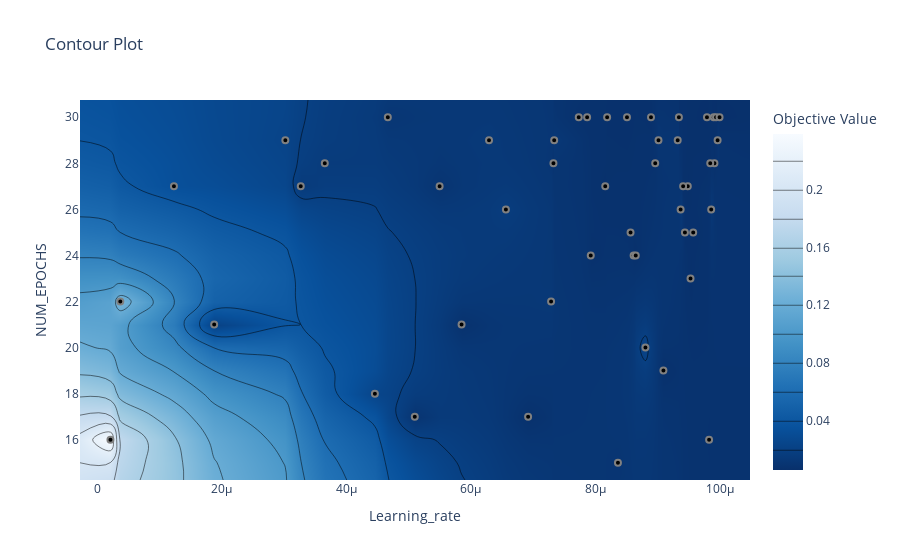

The notebook cell saved with this chart:
### Code cell
optuna.visualization.plot_contour(study, params=['Learning_rate', 'NUM_EPOCHS'])

### Figure 1 — Plotly figure (JSON) as saved in the notebook; plotly's stock layout.template omitted (floating-point values rounded to 4 significant figures; data arrays with more than 128 entries replaced by an {"elided": "..."} marker saying what was removed)
{"data": [{"colorbar": {"title": {"text": "Objective Value"}}, "colorscale": [[0, "rgb(247,251,255)"], [0.125, "rgb(222,235,247)"], [0.25, "rgb(198,219,239)"], [0.375, "rgb(158,202,225)"], [0.5, "rgb(107,174,214)"], [0.625, "rgb(66,146,198)"], [0.75, "rgb(33,113,181)"], [0.875, "rgb(8,81,156)"], [1, "rgb(8,48,107)"]], "connectgaps": true, "contours": {"coloring": "heatmap"}, "hoverinfo": "none", "line": {"smoothing": 1.3}, "reversescale": true, "type": "contour", "x": [-2.773e-06, 2.117e-06, 3.696e-06, 1.231e-05, 1.877e-05, 3.02e-05, 3.267e-05, 3.653e-05, 4.458e-05, 4.665e-05, 5.098e-05, 5.497e-05, 5.849e-05, 6.29e-05, 6.561e-05, 6.918e-05, 7.287e-05, 7.325e-05, 7.337e-05, 7.731e-05, 7.865e-05, 7.923e-05, 8.156e-05, 8.187e-05, 8.36e-05, 8.505e-05, 8.562e-05, 8.612e-05, 8.646e-05, 8.802e-05, 8.891e-05, 8.959e-05, 9.011e-05, 9.09e-05, 9.32e-05, 9.339e-05, 9.367e-05, 9.407e-05, 9.435e-05, 9.482e-05, 9.526e-05, 9.569e-05, 9.79e-05, 9.824e-05, 9.842e-05, 9.857e-05, 9.897e-05, 9.91e-05, 9.935e-05, 9.96e-05, 9.992e-05, 0.0001048], "y": [14.25, 15, 16, 17, 18, 19, 20, 21, 22, 23, 24, 25, 26, 27, 28, 29, 30, 30.75], "z": {"elided": "18x52 float values"}}, {"marker": {"color": "black", "line": {"color": "Gray", "width": 2}}, "mode": "markers", "name": "Feasible Trial", "showlegend": false, "type": "scatter", "x": [5.098e-05, 4.458e-05, 1.877e-05, 6.918e-05, 3.696e-06, 5.849e-05, 7.287e-05, 9.824e-05, 2.117e-06, 9.482e-05, 9.897e-05, 9.79e-05, 8.505e-05, 7.865e-05, 9.857e-05, 3.267e-05, 8.562e-05, 6.29e-05, 8.612e-05, 3.653e-05, 8.959e-05, 9.935e-05, 7.731e-05, 9.91e-05, 9.011e-05, 7.923e-05, 6.561e-05, 9.32e-05, 8.187e-05, 5.497e-05, 9.09e-05, 9.407e-05, 9.842e-05, 7.337e-05, 4.665e-05, 9.367e-05, 9.96e-05, 8.646e-05, 1.231e-05, 7.325e-05, 9.339e-05, 9.435e-05, 9.526e-05, 8.156e-05, 8.802e-05, 8.36e-05, 3.02e-05, 9.569e-05, 9.992e-05, 8.891e-05], "y": [17, 18, 21, 17, 22, 21, 22, 16, 16, 27, 30, 30, 30, 30, 26, 27, 25, 29, 24, 28, 28, 30, 30, 28, 29, 24, 26, 29, 30, 27, 19, 27, 28, 29, 30, 26, 29, 24, 27, 28, 30, 25, 23, 27, 20, 15, 29, 25, 30, 30]}, {"marker": {"color": "#cccccc", "line": {"color": "Gray", "width": 2}}, "mode": "markers", "name": "Infeasible Trial", "showlegend": false, "type": "scatter", "x": [], "y": []}], "layout": {"title": {"text": "Contour Plot"}, "xaxis": {"range": [-2.773e-06, 0.0001048], "title": {"text": "Learning_rate"}}, "yaxis": {"range": [14.25, 30.75], "title": {"text": "NUM_EPOCHS"}}}}
